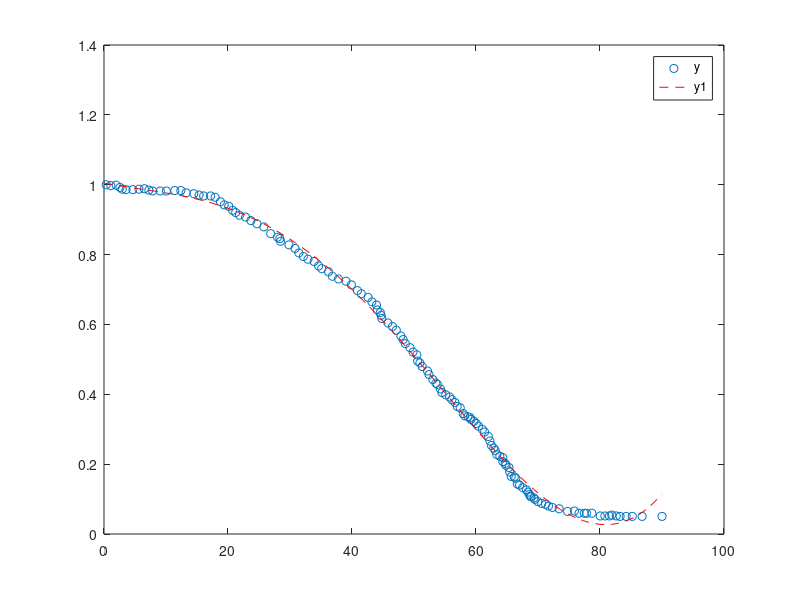

Here is the MATLAB script that generated this plot:
clc;
clear;


dta = load('data.mat');

x= dta.x .* 90/(dta.x(1) - dta.x(140));
y = dta.y .* 1/ dta.y(1);
x = x(1:140);
x = flip(x);
y = y(1:140);
x(140) = 90;
p = polyfit(x,y,4);


x1 = linspace(0,90);
y1 = polyval(p,x1);
figure
plot(x,y,'o')
hold on
plot(x1,y1,'r--')
legend('y','y1','f1')       
